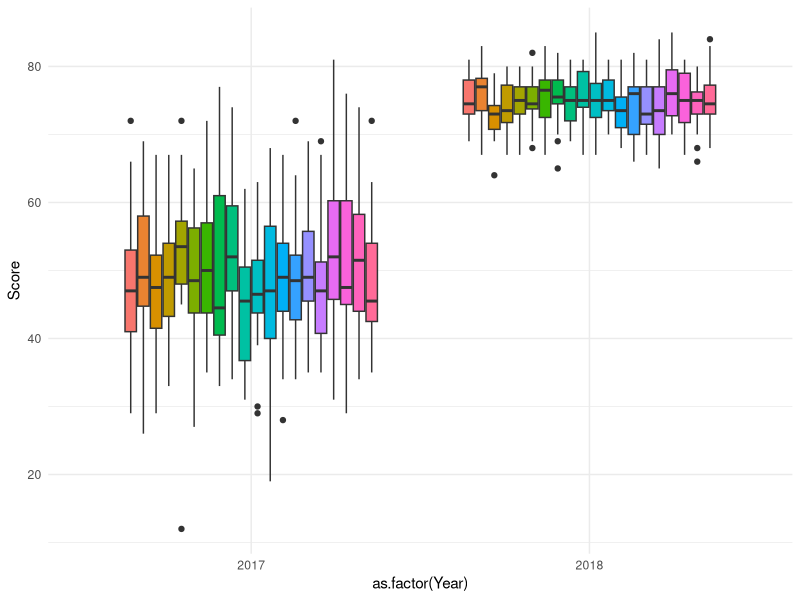
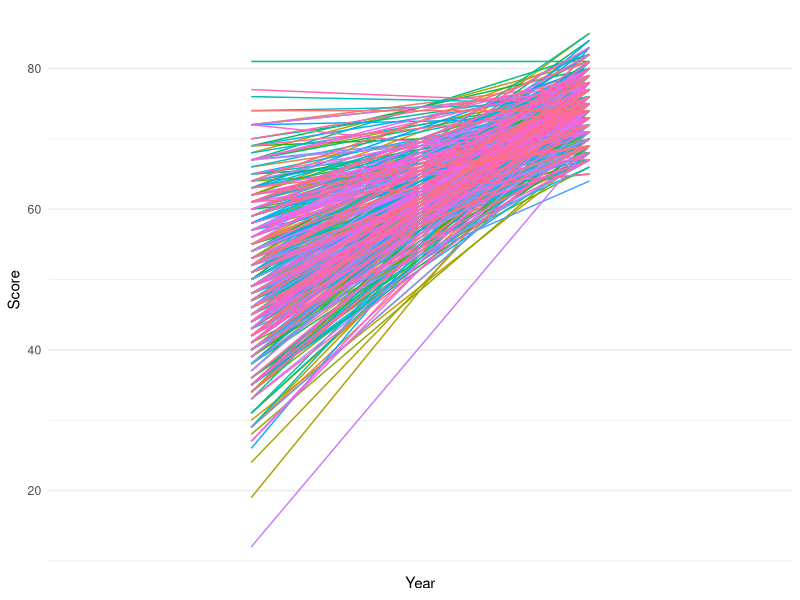
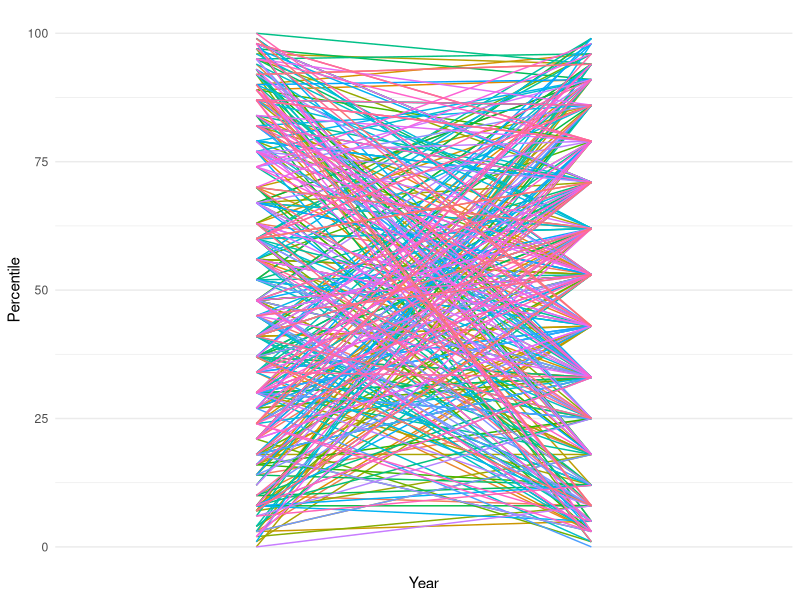

The R script that drew these images, in order:
## ---- chunk 1
# This is a good place to put libraries required for future work
knitr::opts_chunk$set(echo = TRUE)
options(scipen=999)
library(tidyverse)    #Loads the tidyverse suite of packages
library(xtable)       #Alternate to Kable package for printing html tables
## ---- chunk 2
school.id=rep(1:20,each=20*2)
student.id=rep(rep(1:20,each=2),20)
type=rep(c("Score","Percentile"),20*20)
score2017=round(rnorm(20*20,mean=50,sd=10),0)
percentile2017=round(100*pnorm(score2017,mean=mean(score2017),sd=sd(score2017)),0)
score2018=round(rnorm(20*20,mean=75,sd=4),0)
percentile2018=round(100*pnorm(score2018,mean=mean(score2018),sd=sd(score2018)),0)
value2017=c(rbind(score2017,percentile2017))
value2018=c(rbind(score2018,percentile2018))

untidy.school = tibble(
                  school=school.id,
                  student=student.id,
                  type=type,
                  value2017=value2017,
                  value2018=value2018) %>% 
                filter(!(school==1 & student==4)) %>% filter(!(school==12 & student==18)) %>%
                mutate(value2018=ifelse((school==1 & student==3)|(school==15 & student==18)|
                                          (school==5 & student==12),NA,value2018))
## ---- chunk 3
tab.untidy.school=untidy.school %>%
                  head(10) %>%
                  xtable(digits=0,align="cccccc")

print(tab.untidy.school,type="html",include.rownames=F,
      html.table.attributes="align='center',
                             rules='rows',
                             width=50%,
                             frame='hsides',
                             border-spacing=5px"
      )
## ---- chunk 4
untidy.school %>% filter(student==1) %>% head(4)
## ---- chunk 5
untidy2.school = untidy.school %>%
                    unite(CID, school, student, sep = ".", remove = FALSE)

glimpse(untidy2.school) #Do Not Change Lines with the glimpse Function
## ---- chunk 6
untidy3.school = untidy2.school %>%
                    rename(`2017` = value2017, `2018` = value2018) %>%
                    gather(`2017`:`2018`, key = `Year`, value = `Value`)
glimpse(untidy3.school)
## ---- chunk 7
tidy.school = untidy3.school %>%
                    spread(key=type, value=Value) 
glimpse(tidy.school)
## ---- chunk 8
tab.tidy.school = tidy.school %>%
                  arrange(school,student) %>%
                  head(10) %>%
                  xtable(digits=0,align="ccccccc")

print(tab.tidy.school,type="html",include.rownames=F,
      html.table.attributes="align='center',
                             rules='rows',
                             width=50%,
                             frame='hsides',
                             border-spacing=5px"
      )
## ---- chunk 9
tidy2.school=tidy.school %>%
  complete(school, student, Year)
## ---- chunk 10
tab.tidy2.school = tidy2.school %>%
  head(10) %>%
  xtable(digits=0,align="ccccccc")

print(tab.tidy2.school,type="html",include.rownames=F,
      html.table.attributes="align='center',
      rules='rows',
      width=50%,
      frame='hsides',
      border-spacing=5px"
)
## ---- chunk 11
final.tidy.school = untidy.school %>%
                      rename(`2017` = value2017, `2018` = value2018) %>%
                      gather(`2017`:`2018`, key = `Year`, value = `Value`, convert=T) %>%
                      spread(key=type, value=Value) %>%
                      complete(school, student, Year) %>%
                      mutate(CID = paste(school, student, sep = ".")) %>%
                      select(school,student,CID,Year,Percentile,Score)

glimpse(final.tidy.school)
## ---- chunk 12
ggplot(final.tidy.school) +
  geom_boxplot(aes(x=as.factor(Year),y=Score,fill=as.factor(school))) + 
  guides(fill=F)+
  theme_minimal()
## ---- chunk 13
ggplot(final.tidy.school) + 
  geom_line(aes(x=Year,y=Score,color=as.factor(CID))) +
  guides(color=F) +
  scale_x_discrete(breaks=c(2017,2018),labels=c(2017,2018)) +
  theme_minimal()

ggplot(final.tidy.school) + 
  geom_line(aes(x=Year,y=Percentile,color=as.factor(CID))) +
  guides(color=F) +
  scale_x_discrete(breaks=c(2017,2018),labels=c(2017,2018)) +
  theme_minimal()
